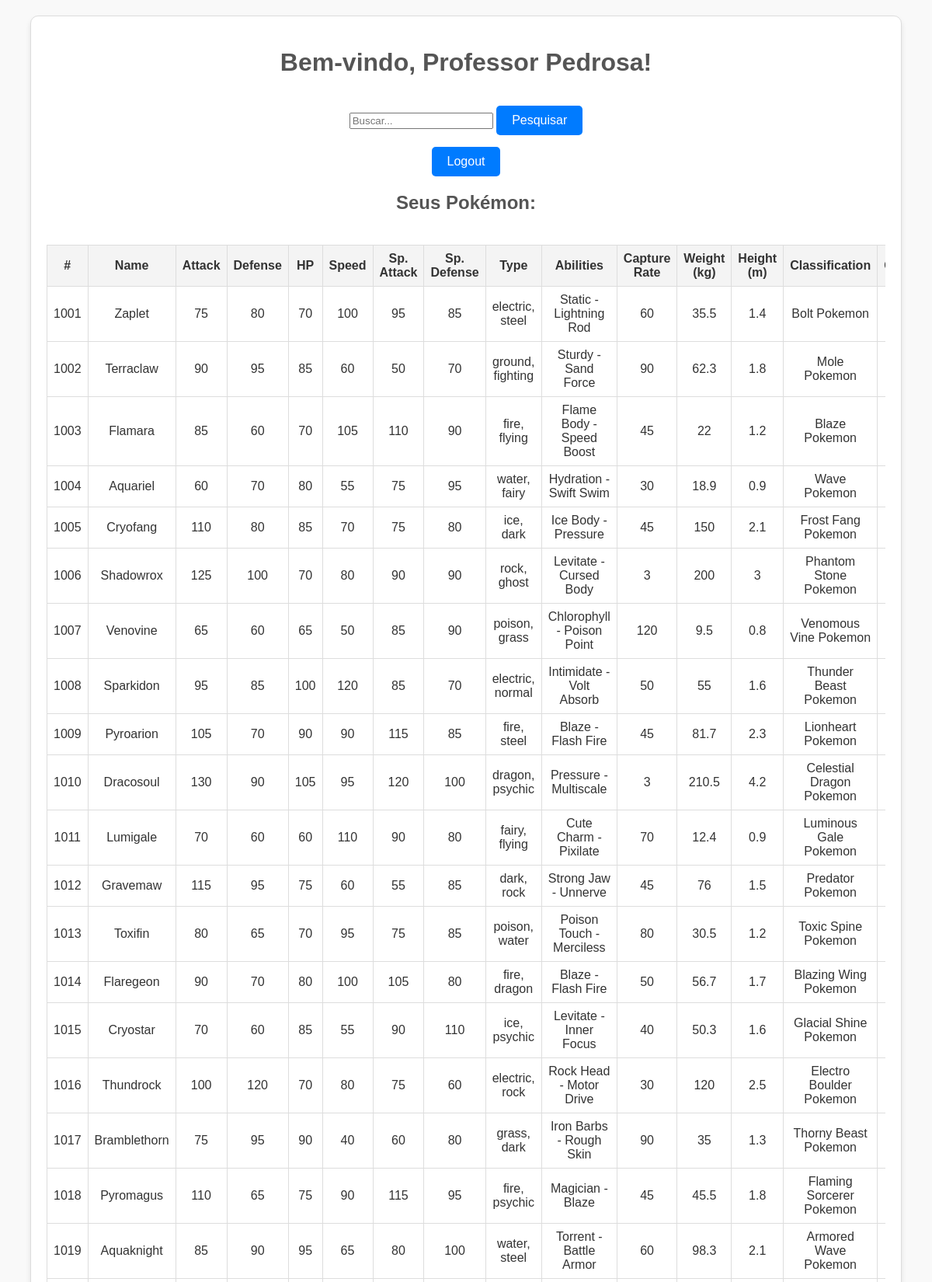
/apache-php/src/dex.php (signed in, upper part), run on the app's committed database.
### tables this page shows
CREATE TABLE users (
    id INT AUTO_INCREMENT PRIMARY KEY,
    username VARCHAR(50) NOT NULL UNIQUE,
    password VARCHAR(255) NOT NULL,
    is_admin BOOLEAN NOT NULL DEFAULT FALSE,
    full_name VARCHAR(50) NOT NULL

);

CREATE TABLE pokemon (
    pokedex_number INT NOT NULL,
    name VARCHAR(255) NOT NULL,
    attack INT NOT NULL,
    defense INT NOT NULL,
    hp INT NOT NULL,
    speed INT NOT NULL,
    sp_attack INT NOT NULL,
    sp_defense INT NOT NULL,
    type1 VARCHAR(50) NOT NULL,
    type2 VARCHAR(50),
    abilities TEXT,
    capture_rate VARCHAR(50),
    weight_kg FLOAT,
    height_m FLOAT,
    classfication VARCHAR(255),
    generation INT NOT NULL,
    is_legendary BOOLEAN NOT NULL,
    PRIMARY KEY (pokedex_number)
);

### apache-php/src/dex.php (the view, shortened to what this page needs)
<?php
require 'db.php';
$user_id = $_SESSION['user_id'];
$stmt = $pdo->prepare("SELECT full_name, is_admin FROM users WHERE id = :user_id");
$stmt->bindParam(':user_id', $user_id);
$stmt->execute();
$user = $stmt->fetch(PDO::FETCH_ASSOC);
$full_name = $user['full_name'];
$is_admin = $user['is_admin'];
$search = isset($_GET['search']) ? $_GET['search'] : '';
$query = $is_admin ? "SELECT * FROM pokemon" : "
    SELECT p.*
    FROM pokemon p
    JOIN user_pokemon up ON p.pokedex_number = up.pokemon_id
    WHERE up.user_id = :user_id";
$stmt = $pdo->prepare($query);
$stmt->execute();
$pokemons = $stmt->fetchAll(PDO::FETCH_ASSOC);
echo "<!DOCTYPE html>
<html>
<head>
    <title>Bem-vindo</title>
    <link rel='stylesheet' href='style.css'>
</head>
<body>
<div class='container'>
    <h1>Bem-vindo, $full_name!</h1>
    <form method='GET' action=''>
        <input type='text' name='search' placeholder='Buscar...' value='" . htmlspecialchars($search) . "'>
        <button type='submit'>Pesquisar</button>
    </form>
    <a href='?logout=true'>Logout</a>
    <h2>Seus Pokémon:</h2>";
if (count($pokemons) > 0) {
    echo "<div class='table-wrapper'>
            <table>
                <thead>
                    <tr>
                        <th>#</th>
                        <th>Name</th>
                        <th>Attack</th>
                        <th>Defense</th>
                        <th>HP</th>
                        <th>Speed</th>
                        <th>Sp. Attack</th>
                        <th>Sp. Defense</th>
                        <th>Type</th>
                        <th>Abilities</th>
                        <th>Capture Rate</th>
                        <th>Weight (kg)</th>
                        <th>Height (m)</th>
                        <th>Classification</th>
                        <th>Generation</th>
                        <th>Legendary</th>
                    </tr>
                </thead>
                <tbody>";
    foreach ($pokemons as $pokemon) {
        echo "<tr>
                <td>{$pokemon['pokedex_number']}</td>
                <td>{$pokemon['name']}</td>
                <td>{$pokemon['attack']}</td>
                <td>{$pokemon['defense']}</td>
                <td>{$pokemon['hp']}</td>
                <td>{$pokemon['speed']}</td>
                <td>{$pokemon['sp_attack']}</td>
                <td>{$pokemon['sp_defense']}</td>
                <td>{$pokemon['type1']}" . (!empty($pokemon['type2']) ? ", {$pokemon['type2']}" : "") . "</td>
                <td>{$pokemon['abilities']}</td>
                <td>{$pokemon['capture_rate']}</td>
                <td>{$pokemon['weight_kg']}</td>
                <td>{$pokemon['height_m']}</td>
                <td>{$pokemon['classfication']}</td>
                <td>{$pokemon['generation']}</td>
                <td>" . ($pokemon['is_legendary'] ? "Yes" : "No") . "</td>
              </tr>";
    }
    echo "</tbody></table>
          </div>";
} else {
    echo "<p>Você não possui nenhum Pokémon relacionado.</p>";
}
echo "</div>
</body>
</html>";
?>

### apache-php/src/style.css (style rules this page uses)
body { font-family: Arial, sans-serif; background-color: #f9f9f9; margin: 0; padding: 0; display: flex; flex-direction: column; align-items: center; color: #333; min-height: 100vh; }
.container { width: 90%; max-width: 2000px; text-align: center; padding: 20px; border: 1px solid #ddd; border-radius: 10px; background-color: #fff; box-shadow: 0px 4px 6px rgba(0, 0, 0, 0.1); margin-top: 20px; }
h1, h2 { color: #555; }
button, a { display: inline-block; padding: 10px 20px; margin-top: 15px; font-size: 16px; border: none; border-radius: 5px; text-decoration: none; background-color: #007BFF; color: white; cursor: pointer; transition: background-color 0.3s ease; }
.table-wrapper { max-width: 100%; overflow-x: auto; margin-top: 20px; }
table { width: 100%; border-collapse: collapse; margin-top: 20px; }
table th, table td { border: 1px solid #ddd; padding: 8px; text-align: center; }
table th { background-color: #f4f4f4; color: #333; }

### data on the page
users: full_name "Professor Pedrosa"
pokemon: pokedex_number "1001", name "Zaplet", attack "75", defense "80", hp "70", speed "100", sp_attack "95", sp_defense "85", type1 "electric", type2 "steel", abilities "Static - Lightning Rod", capture_rate "60", weight_kg "35.5", height_m "1.4", classfication "Bolt Pokemon"
pokemon: pokedex_number "1002", name "Terraclaw", attack "90", defense "95", hp "85", speed "60", sp_attack "50", sp_defense "70", type1 "ground", type2 "fighting", abilities "Sturdy - Sand Force", capture_rate "90", weight_kg "62.3", height_m "1.8", classfication "Mole Pokemon"
pokemon: pokedex_number "1003", name "Flamara", attack "85", defense "60", hp "70", speed "105", sp_attack "110", sp_defense "90", type1 "fire", type2 "flying", abilities "Flame Body - Speed Boost", capture_rate "45", weight_kg "22", height_m "1.2", classfication "Blaze Pokemon"
pokemon: pokedex_number "1004", name "Aquariel", attack "60", defense "70", hp "80", speed "55", sp_attack "75", sp_defense "95", type1 "water", type2 "fairy", abilities "Hydration - Swift Swim", capture_rate "30", weight_kg "18.9", height_m "0.9", classfication "Wave Pokemon"
pokemon: pokedex_number "1005", name "Cryofang", attack "110", defense "80", hp "85", speed "70", sp_attack "75", sp_defense "80", type1 "ice", type2 "dark", abilities "Ice Body - Pressure", capture_rate "45", weight_kg "150", height_m "2.1", classfication "Frost Fang Pokemon"
pokemon: pokedex_number "1006", name "Shadowrox", attack "125", defense "100", hp "70", speed "80", sp_attack "90", sp_defense "90", type1 "rock", type2 "ghost", abilities "Levitate - Cursed Body", capture_rate "3", weight_kg "200", height_m "3", classfication "Phantom Stone Pokemon"
pokemon: pokedex_number "1007", name "Venovine", attack "65", defense "60", hp "65", speed "50", sp_attack "85", sp_defense "90", type1 "poison", type2 "grass", abilities "Chlorophyll - Poison Point", capture_rate "120", weight_kg "9.5", height_m "0.8", classfication "Venomous Vine Pokemon"
pokemon: pokedex_number "1008", name "Sparkidon", attack "95", defense "85", hp "100", speed "120", sp_attack "85", sp_defense "70", type1 "electric", type2 "normal", abilities "Intimidate - Volt Absorb", capture_rate "50", weight_kg "55", height_m "1.6", classfication "Thunder Beast Pokemon"
pokemon: pokedex_number "1009", name "Pyroarion", attack "105", defense "70", hp "90", speed "90", sp_attack "115", sp_defense "85", type1 "fire", type2 "steel", abilities "Blaze - Flash Fire", capture_rate "45", weight_kg "81.7", height_m "2.3", classfication "Lionheart Pokemon"
pokemon: pokedex_number "1010", name "Dracosoul", attack "130", defense "90", hp "105", speed "95", sp_attack "120", sp_defense "100", type1 "dragon", type2 "psychic", abilities "Pressure - Multiscale", capture_rate "3", weight_kg "210.5", height_m "4.2", classfication "Celestial Dragon Pokemon"
pokemon: pokedex_number "1011", name "Lumigale", attack "70", defense "60", hp "60", speed "110", sp_attack "90", sp_defense "80", type1 "fairy", type2 "flying", abilities "Cute Charm - Pixilate", capture_rate "70", weight_kg "12.4", height_m "0.9", classfication "Luminous Gale Pokemon"
pokemon: pokedex_number "1012", name "Gravemaw", attack "115", defense "95", hp "75", speed "60", sp_attack "55", sp_defense "85", type1 "dark", type2 "rock", abilities "Strong Jaw - Unnerve", capture_rate "45", weight_kg "76", height_m "1.5", classfication "Predator Pokemon"
pokemon: pokedex_number "1013", name "Toxifin", attack "80", defense "65", hp "70", speed "95", sp_attack "75", sp_defense "85", type1 "poison", type2 "water", abilities "Poison Touch - Merciless", capture_rate "80", weight_kg "30.5", height_m "1.2", classfication "Toxic Spine Pokemon"
pokemon: pokedex_number "1014", name "Flaregeon", attack "90", defense "70", hp "80", speed "100", sp_attack "105", sp_defense "80", type1 "fire", type2 "dragon", abilities "Blaze - Flash Fire", capture_rate "50", weight_kg "56.7", height_m "1.7", classfication "Blazing Wing Pokemon"
pokemon: pokedex_number "1015", name "Cryostar", attack "70", defense "60", hp "85", speed "55", sp_attack "90", sp_defense "110", type1 "ice", type2 "psychic", abilities "Levitate - Inner Focus", capture_rate "40", weight_kg "50.3", height_m "1.6", classfication "Glacial Shine Pokemon"
pokemon: pokedex_number "1016", name "Thundrock", attack "100", defense "120", hp "70", speed "80", sp_attack "75", sp_defense "60", type1 "electric", type2 "rock", abilities "Rock Head - Motor Drive", capture_rate "30", weight_kg "120", height_m "2.5", classfication "Electro Boulder Pokemon"
pokemon: pokedex_number "1017", name "Bramblethorn", attack "75", defense "95", hp "90", speed "40", sp_attack "60", sp_defense "80", type1 "grass", type2 "dark", abilities "Iron Barbs - Rough Skin", capture_rate "90", weight_kg "35", height_m "1.3", classfication "Thorny Beast Pokemon"
pokemon: pokedex_number "1018", name "Pyromagus", attack "110", defense "65", hp "75", speed "90", sp_attack "115", sp_defense "95", type1 "fire", type2 "psychic", abilities "Magician - Blaze", capture_rate "45", weight_kg "45.5", height_m "1.8", classfication "Flaming Sorcerer Pokemon"
pokemon: pokedex_number "1019", name "Aquaknight", attack "85", defense "90", hp "95", speed "65", sp_attack "80", sp_defense "100", type1 "water", type2 "steel", abilities "Torrent - Battle Armor", capture_rate "60", weight_kg "98.3", height_m "2.1", classfication "Armored Wave Pokemon"
